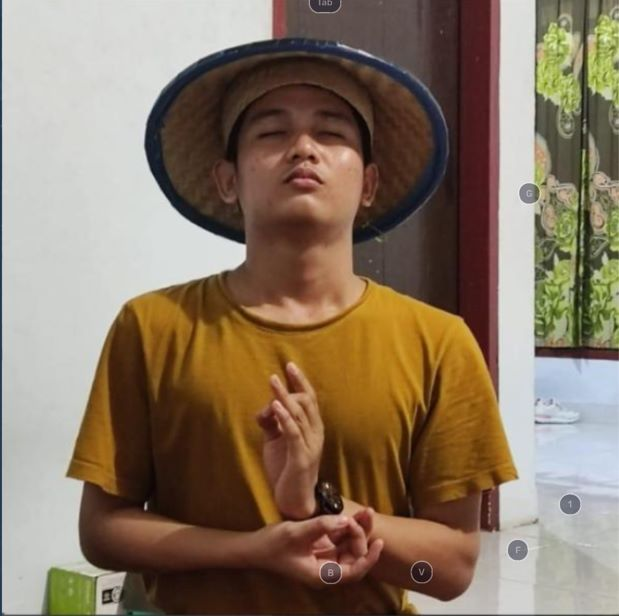
#> input picture Tugas 4/GAUSSIAN/mad.jpeg, 619 x 616 px, found by its file name
$ python main.py
#> lines starting #> are read from the running program, lines starting #| are printed output that depends on the picture; after the words box and inside, x2 and y2 are one past the last pixel; in counts of white or black regions, pixels touching at a corner belong together
import cv2
import numpy as np
from matplotlib import pyplot as plt

# membaca gambar
img = cv2.imread('mad.jpEg', 0)
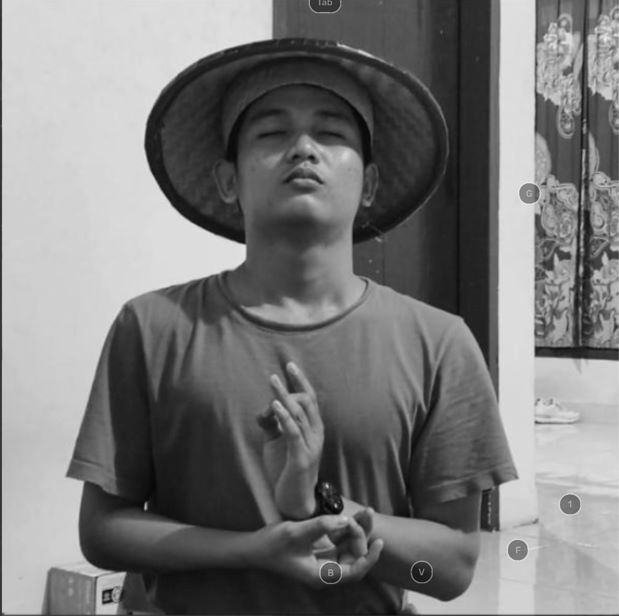
#> img: shape (616, 619); min 3, max 237, mean 121.5

# Fourier Transform
f = np.fft.fft2(img)
fshift = np.fft.fftshift(f)

# Filter Gaussian Lowpass
rows, cols = img.shape
#> rows = 616; cols = 619
crow, ccol = rows/2, cols/2
#> crow = 308; ccol = 309.5

# membuat filter lowpass Gaussian 2D dengan deviasi standar 20
D = 20
gaussian_lp = np.zeros((rows, cols))
for i in range(rows):
    for j in range(cols):
        gaussian_lp[i,j] = np.exp(-((i-crow)**2+(j-ccol)**2)/(2*D**2))
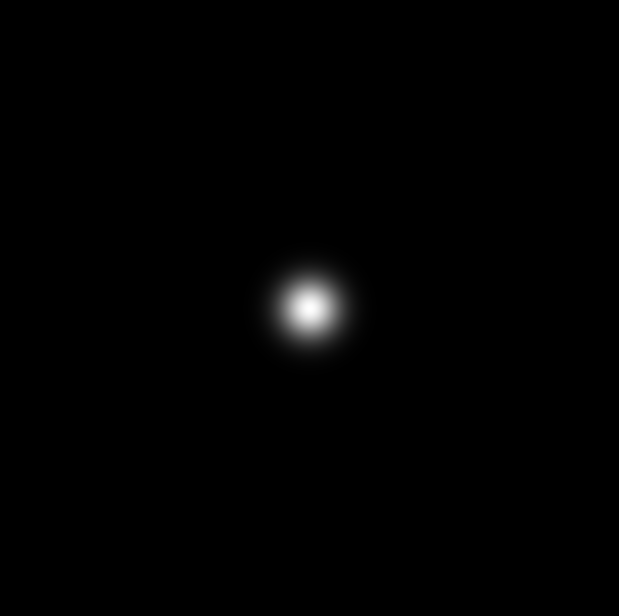
#> gaussian_lp: shape (616, 619) float64; min 3.16e-104, max 1, mean 0.00659

# terapkan filter
fshift_gaussian = fshift * gaussian_lp
f_ishift_gaussian = np.fft.ifftshift(fshift_gaussian)
img_gaussian = np.fft.ifft2(f_ishift_gaussian)
img_gaussian = np.abs(img_gaussian)
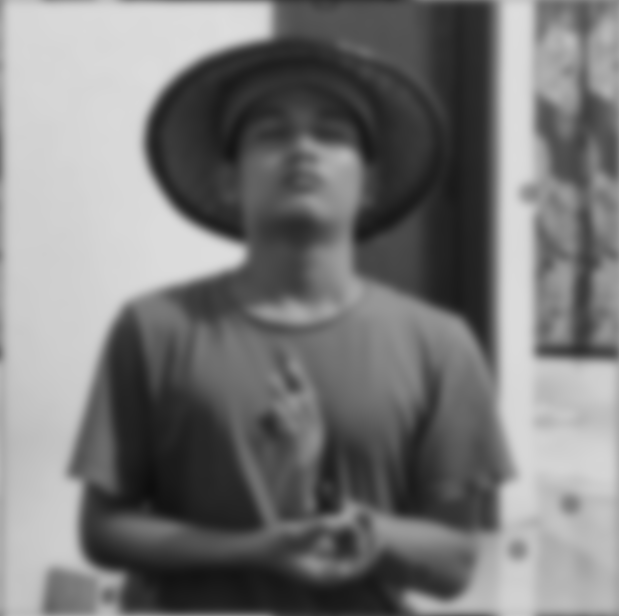
#> img_gaussian: shape (616, 619) float64; min 14.09, max 221.3, mean 121.5

# Filter Ideal Highpass
# membuat filter highpass ideal 2D dengan radius 50
ideal_hp = np.zeros((rows, cols))
D = 50
for i in range(rows):
    for j in range(cols):
        if np.sqrt((i-crow)**2+(j-ccol)**2) > D:
            ideal_hp[i,j] = 1
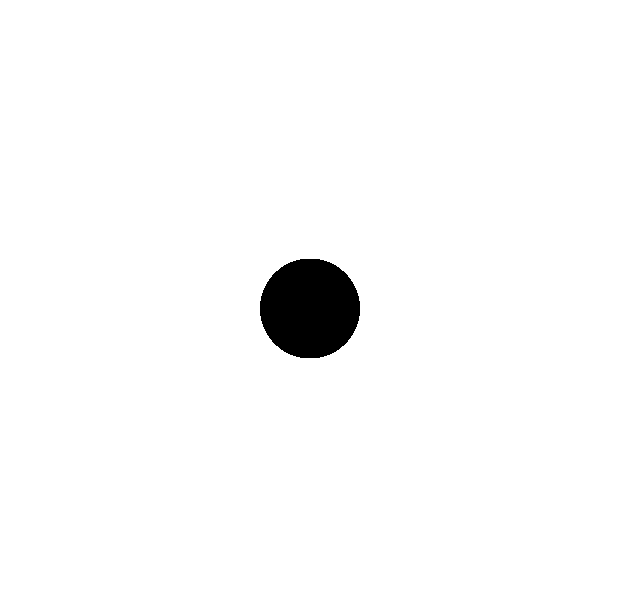
#> ideal_hp: shape (616, 619) float64; values 0 (black) and 1 (white), 97.9% white; 1 black region, box (x1, y1, x2, y2) and area: (260, 259, 360, 358) 7856

# terapkan filter
fshift_ideal = fshift * ideal_hp
f_ishift_ideal = np.fft.ifftshift(fshift_ideal)
img_ideal = np.fft.ifft2(f_ishift_ideal)
img_ideal = np.abs(img_ideal)
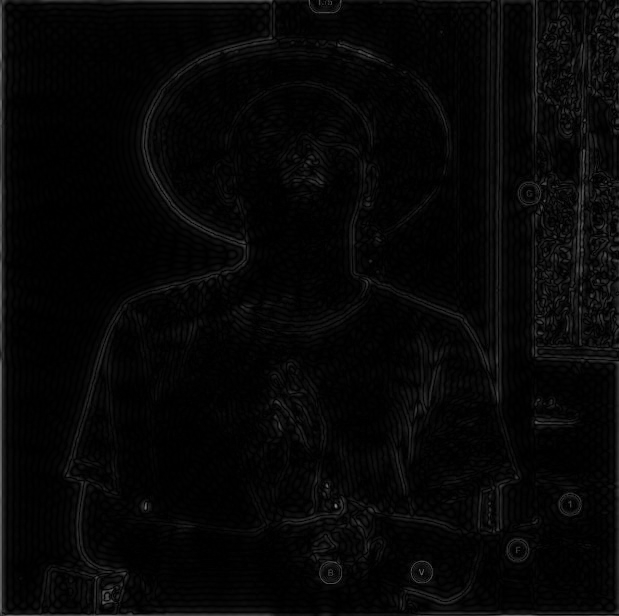
#> img_ideal: shape (616, 619) float64; min 0.00522, max 126.3, mean 6.9

# tampilkan gambar
plt.subplot(2,2,1),plt.imshow(img, cmap='gray')
plt.title('Original Image'), plt.xticks([]), plt.yticks([])
plt.subplot(2,2,2),plt.imshow(img_gaussian, cmap='gray')
plt.title('Gaussian Lowpass Filter'), plt.xticks([]), plt.yticks([])
plt.subplot(2,2,3),plt.imshow(img_ideal, cmap='gray')
plt.title('Ideal Highpass Filter'), plt.xticks([]), plt.yticks([])
plt.show()
